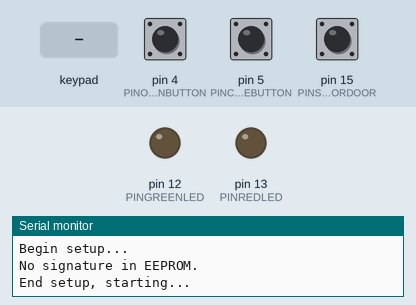
Simulated run of this sketch. Board: Arduino Uno, built with avr-gcc and run on an emulated ATmega328P. Shown: output pins drawn as LEDs (lit = HIGH), the last lines printed to the serial monitor. Wiring (inferred from the signals the program sends): 3×3 keypad with keys 1 2 3 4 5 6 7 8 9: rows pin 9, pin 10, pin 11; columns pin 6, pin 7, pin 8. The test bench sets the inputs (shaded band); at power-on: pin 4 (PINOPENBUTTON) HIGH, pin 5 (PINCLOSEBUTTON) HIGH, pin 15 (PINSENSORDOOR) HIGH. EEPROM starts erased; pins used as bus, display or sensor lines are not drawn.

Above: at 1.2 s.
1.3 s: keypad keys 1 2 3 4 pressed 0.4 s apart
At 3.2 s:
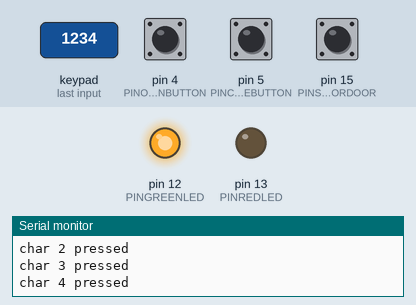
5.9 s: key '5' pressed
At 7.5 s:
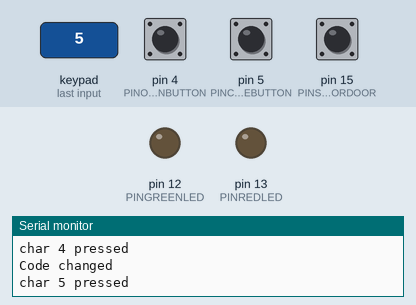
8.9 s: pin 4 (PINOPENBUTTON) pulled LOW for 3.2 s
At 13.4 s:
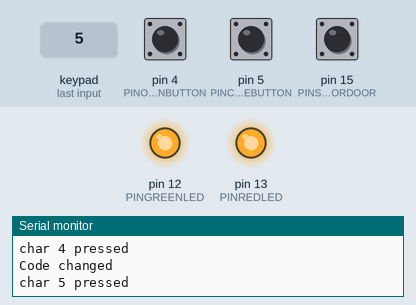
15.1 s: key '6' pressed
At 15.7 s:
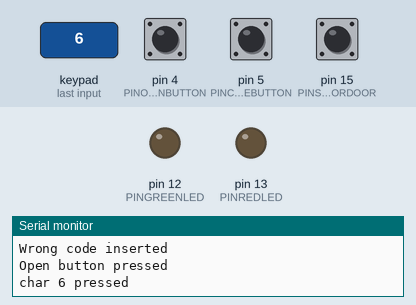
18.1 s: pin 5 (PINCLOSEBUTTON) pulled LOW for 0.15 s
At 18.18 s:
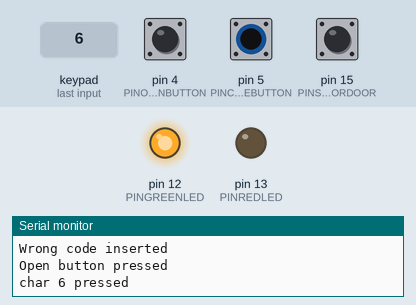
21.2 s: pin 5 (PINCLOSEBUTTON) pulled LOW for 1 s
At 21.6 s:
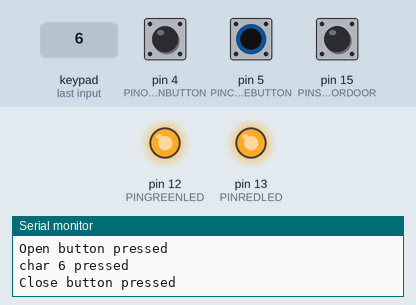
Timing chart, 0 to 25.8 s (numbered marks = the images above; inputs shaded):
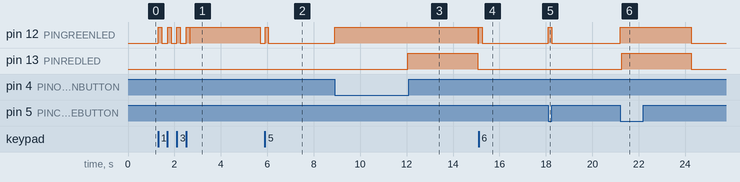

Measured:
- after the input at 1.3 s, pin 12 (PINGREENLED): goes 3 × (HIGH 0.15 s, LOW 0.26 s), HIGH 0.15 s, LOW 0.03 s, HIGH 3.0 s, then LOW, starting at once
- after the input at 5.9 s, pin 12 (PINGREENLED): LOW → HIGH at once, → LOW 0.15 s later
- after the input at 8.9 s, pin 12 (PINGREENLED): LOW → HIGH at once, → LOW 6.1 s later
- after the input at 15.1 s, pin 12 (PINGREENLED): LOW → HIGH at once, → LOW 0.15 s later
- after the input at 18.1 s, pin 12 (PINGREENLED): LOW → HIGH at once, → LOW 0.15 s later
- after the input at 21.2 s, pin 12 (PINGREENLED): LOW → HIGH at once, → LOW 3.0 s later

The sketch:

DoorLocker.ino
```cpp
#include <Arduino.h>
#include "Keypad.h"
#include "Locker.h"
#include "PushButton.h"
#include "LogicalDoor.h"

#define COLS 3              // cols of keypad outside the door
#define ROWS 3              // rows of keypad outside the door

// definition of PIN used by sensors/motorns/etc...
#define PINREDLED       13  // redled
#define PINGREENLED     12  // green led
#define PINYELLOWLED     3  // yellow led
#define PINOPENBUTTON    4  // open button
#define PINCLOSEBUTTON   5  // close button
#define PINSENSORKEY    14  // sensor of lock key, end of run sensor
#define PINSENSORDOOR   15  // sensor at door, senses open/close
#define PINSERVO         2  // pin used to control the servo

byte output[ROWS] = { 9, 10, 11 };    // ROWS    - OUTPUT
byte input[COLS]  = { 6,  7,  8 };    // COLUMNS - INPUT_PULLUP

char keyMap[ROWS][COLS] = { { '1', '2', '3' } ,
                            { '4', '5', '6' } ,
                            { '7', '8', '9' } };


//objects used in this scketch
Keypad      *kp      = NULL;
Locker      *lk      = NULL;
PushButton  *btOpen  = NULL;
PushButton  *btClose = NULL;
LogicalDoor *theDoor = NULL;

void setup() {
  Serial.begin(9600);
  Serial.println("Begin setup...");

  // initialization
  kp      = new Keypad((char *)keyMap,output,input,ROWS,COLS,PINGREENLED,Keypad::NOPIN);
  lk      = new Locker(kp,PINREDLED,PINGREENLED);
  btClose = new PushButton(PINCLOSEBUTTON,PINGREENLED);
  btOpen  = new PushButton(PINOPENBUTTON,PINGREENLED);
  theDoor = new LogicalDoor(PINSERVO,PINGREENLED,PINREDLED,PINSENSORDOOR,PINSENSORKEY);
  // end initialization

  Serial.println("End setup, starting...");
}


void loop() {

    switch(lk->Loop()) {
        // all possible returns are listed just for matter of documentation
        case Locker::NOTHING:
            break;

        case Locker::CODECHANGED:
            Serial.println("Code changed");
            break;

        case Locker::WRONGCODE:
            Serial.println("Wrong code inserted");
            break;

        case Locker::SUCCESS:
            Serial.println("Correct code inserted");
            theDoor->OpenDoor();
            break;
    }


  if(btClose->Loop()) {
    Serial.println("Close button pressed");
    theDoor->CloseDoor();
  }


  if(btOpen->Loop()) {
    Serial.println("Open button pressed");
    theDoor->OpenDoor();
  }

    delay(15);
}
```

Locker.cpp
```cpp
#include <Arduino.h>
#include <EEPROM.h>
#include "Keypad.h"
#include "Locker.h"

#define EEPROMSIGNLEN   6        // lenght of EEPROM signature text
#define WAITFORKEYSTIMEOUT  6000 // seconds to wait until timeout, reset at each key pressed
#define VISUALFEEDBACKDELAY 3000 // delay for visual feedback on error/success


// this is the signature that must be found in EEPROM in order
// to get rid of random values coming from uninitialized memory
static byte EEPROMSignature[EEPROMSIGNLEN] = {'L','O','C','K','E','R' };


Locker::Locker(Keypad *kpad,byte errorPin, byte successPin) {
    // move input values into class variables, and make
    // needed initializations
    pad = kpad;             // this is the pointer to keypad matrix object
    secretIndex = 0;        // this points to the next chat to read in order to form the secret code
    pinError = errorPin;    // pin number used to provide visual feedback for errors
    pinSuccess = successPin;// pin number used to provide visual feedback for success

    // initialize the pins, only if they are valid pin numbers
    if(errorPin!=Locker::NOPIN) pinMode(errorPin,OUTPUT);
    if(successPin!=Locker::NOPIN) pinMode(successPin,OUTPUT);

    int i; //this variable is used by two subsequent for-loops

    // check EEPROM signature and retrieve secret code
    for(i=0;i<6;i++) if(EEPROMSignature[i] != EEPROM.read(i)) {
      Serial.println("No signature in EEPROM.");
      hasSecretCode = false;
      return;
    }

    // if the execution flow until this point, it means that there is
    // a valid signature (with secret code) in EEPROM, then we retrieve it
    Serial.println("Signature found.");
    Serial.print("Secret code is: ");

    // found signature, read the secret code following the signature
    for(/*initial i value comes previous for loop*/ ;i-EEPROMSIGNLEN<SCODELEN;i++) {
            secretCode[i-EEPROMSIGNLEN] = EEPROM.read(i);
            Serial.print(secretCode[i-EEPROMSIGNLEN]);
    }
    Serial.println(".");
}


Locker::LockerReturns Locker::Loop() {
    char c;

    if((c = pad->Keypress()) != Keypad::NOCHAR) {

      Serial.print("char ");
      Serial.print(c);
      Serial.println(" pressed");

        if(stat == Locker::KEYIDLE){
            // we are at the beginning of a new input, let's prepare things
            // set the current state of the locker...
            stat = Locker::KEYINPUT;
            secretIndex = 0;
        }

        // every new key pressed, the locker allows the user to wait additional 5 seconds
        // until it considers the sequence terminated and the process aborted
        waitTime = millis()+WAITFORKEYSTIMEOUT;

        // store the key pressed in a temporary array for next use
        secretTest[secretIndex] = c;
        secretIndex++;

        if(secretIndex>=SCODELEN) {
            // we have collected enough chars that allows to check if the secret code is correct
            // if the secrect code is initialized will do the check, otherwise will use the code
            // as the new secrect code and we store it into EEPROM
            if(!hasSecretCode) {
                // noexisting secrect code, we use this one as the new secret code
                int i; // i variable used in next two for-loop
                for(i=0;i<EEPROMSIGNLEN;i++) EEPROM.write(i,EEPROMSignature[i]);
                for(/*initial i value from previous for-loop*/ ;i-EEPROMSIGNLEN<SCODELEN;i++) {
                    secretCode[i-EEPROMSIGNLEN] = secretTest[i-EEPROMSIGNLEN];
                    EEPROM.write(i,secretTest[i-EEPROMSIGNLEN]);
                }
                // now we have a secret code
                vFeedback(pinSuccess);
                hasSecretCode = true;
                secretIndex = 0;
                stat = Locker::KEYIDLE;
                return Locker::CODECHANGED;
            }

            // because we have a secret code then we
            // check if the secrect code inserted is correct or not
            for(int i=0;i<SCODELEN;i++)
                if(secretCode[i]!=secretTest[i]) {
                    // wrong code, reset all for next try
                    vFeedback(pinError);
                    secretIndex = 0;
                    stat = Locker::KEYIDLE;
                    return Locker::WRONGCODE;
                }

            // if the execution flows here, it means that we have a match
            // reset everithing for next run and return success
            vFeedback(pinSuccess);
            secretIndex = 0;
            stat = Locker::KEYIDLE;
            return Locker::SUCCESS;
        }

        // a key was pressed but the locker not collected already enought characters
        // to check the secret key, so it returns NOTHING
        return Locker::NOTHING;
    }

    // no key pressed, we need to check if the timeout has expired during a sequence
    // of input, if no sequence in progress, there is no need to signal wrong code event
    if(stat==Locker::KEYINPUT && waitTime<millis()) {
        // timeout expired, we treat this as a wrong secret key, we return
        // a wrongcode signal and we reset all to get ready for next sequence
        vFeedback(pinError);
        secretIndex = 0;
        stat = Locker::KEYIDLE;
        return Locker::WRONGCODE;
    }

    return Locker::NOTHING;
}


void Locker::ResetSecretCode() {
    // by putting the following variable to false we say that the secret code
    // stored in EEPROM is no more valid, during the next Loop function, the Locker
    // will ask for a new code that it will substitute the erased one
    hasSecretCode  = false;
}


void Locker::vFeedback(byte pin) {
    if(pin!= Locker::NOPIN) {
        digitalWrite(pin,HIGH);
        delay(VISUALFEEDBACKDELAY);
        digitalWrite(pin,LOW);
    }
}
```

Locker.h
```cpp
// ====================================================================================
// LOCKER
//
// A class to implement a locker mechanism. The lock/unlock is executed via a secret
// code that must be inserted using a pushbutton matrix handled via Keypad class
//
// The Keypad class must be a 3x3 matrix that detects numbers from 1 to 9 used to
// create the secret code. The secret code is stored in EPROM.
// ====================================================================================


#if !defined(LOCKER_H)
#define LOCKER_H
#include "Keypad.h"

#define SCODELEN 4              // lenght of secret code in characters, increase to make a strong code


class Locker {
    private:
        Keypad *pad;                    // pointer to a Keypad object well initialized
        char    secretCode[SCODELEN];   // secret code retrieved and stored on EEPROM
        char    secretTest[SCODELEN];   // will be filled by the character inserted by the user
        byte    secretIndex;            // index in the secretTest array, incremented at each char received

        byte    stat;                   // status of the Locker
        unsigned long waitTime;         // timer used to avoid waiting forever for a secret code
        boolean hasSecretCode;          // flag to know if the secret code is initialized in EEPROM

        byte    pinError;               // already initialized pin for providing visual feedback, optional
        byte    pinSuccess;             // already initialized pin for providing visual feedback, optional

        static const byte KEYIDLE = -1; // waiting for keys
        static const byte KEYINPUT = 1; // at least one key received, waiting for next keys

        void vFeedback(byte pin);       // function that privides visual feedback on success and failure

   public:
        enum LockerReturns {
            NOTHING       = -1,         // nothing happened at locker
            WRONGCODE     =  0,         // the user made attempt with a wrong code, or timeout expired
            SUCCESS       =  1,         // the user inserted the right code
            CODECHANGED   =  2          // successfully we changed the secret code and store in EEPROM
        };

        static const byte NOPIN   = (byte)-1;

        // constructor, it needs a Keypad object to run and optional two pins with led attached
        // in order to provide viausl feedback, the pins will be initialized as OUTPUT
        Locker(Keypad *kpad,byte errorPin=NOPIN, byte successPin=NOPIN);
        Locker::LockerReturns Loop();   // main loop, it returns the status of the locker if changed
        void ResetSecretCode();         // delete the secrect code, the Locker will wait for a new code
};

#endif
```

LogicalDoor.cpp
```cpp
#include <Arduino.h>
#include <Servo.h>
#include "LogicalDoor.h"

#define SERVOOPENMOV    180
#define SERVOCLOSEMOV     0
#define SERVOSTOPMOV     90

#define FLASHINTERVAL   500 // during open/close the visual feedback flash leds, this is the interval
#define MAXSERVOTIME  10000 // the servo can't run more than this, if this time is reached an error occurs

LogicalDoor::LogicalDoor(byte servoPin, byte openLedPin, byte closeLedPin, byte sensorDoorPin, byte sensorKeyPin) {
    // copy input values in internal parameters
    pinServo      = servoPin;
    pinOpenLed    = openLedPin;
    pinCloseLed   = closeLedPin;
    pinSensorDoor = sensorDoorPin;
    pinSensorKey  = sensorKeyPin;

    // initialize internal variables
    myServo = new Servo();

    // initialize pins, if not already initialized
    pinMode(pinOpenLed,OUTPUT);
    pinMode(pinCloseLed,OUTPUT);
    pinMode(pinSensorDoor,INPUT_PULLUP);
    pinMode(pinSensorKey,INPUT_PULLUP);
}

bool LogicalDoor::OpenDoor(void){
    // first check consistency between the command requested and the
    // in order to open the door
    // *** the door must be closed
    // *** the lock must be close

    if(isDoorClosed() && isLockClosed()) {
        // attach the servo and send open command until the isLockClosed fires false
        // in the meanwhile enable visual feedback
        unsigned long tmp   = millis();
        unsigned long guard = millis();
        bool onoff          = true;

        myServo->attach(pinServo);

        while(isLockClosed()) {
            digitalWrite(pinOpenLed,onoff ? HIGH : LOW);
            myServo->write(SERVOOPENMOV);
            if(tmp+FLASHINTERVAL<millis()) {
                onoff = !onoff;
                tmp = millis();
            }

            // security check
            if(guard+MAXSERVOTIME<millis()) {
                // the servo ran too much time, better to stop it
                digitalWrite(pinOpenLed,LOW);
                myServo->write(SERVOSTOPMOV);
                myServo->detach();
                return false;
            }
        }

        // ok now the lock is open, can free resources and return
        digitalWrite(pinOpenLed,LOW);
        myServo->write(SERVOSTOPMOV);
        myServo->detach();
        return true;
    }

    // if the execution flow enters in this segment
    // it means that the command is not executed
    return false;
}


bool LogicalDoor::CloseDoor(void){
}


bool LogicalDoor::isDoorClosed(void) {
    // check door sensor and return the result
    // if  sensor fires it means that the door is closed
    // remember that PULULP pins return values are the opposite of normal INOUT pins
    return (digitalRead(pinSensorDoor) == LOW) ? true : false;
}


bool LogicalDoor::isLockClosed(void) {
    // check lock key sensor and return the result
    // if sensor fires it means that the lock key is open
    // remember that PULULP pins return values are the opposite of normal INOUT pins
    return (digitalRead(pinSensorKey) == LOW) ? false : true;
}
```

LogicalDoor.h
```cpp
#if !defined(LOGICALDOOR_H)
#define LOGICALDOOR_H

#include <Arduino.h>
#include <Servo.h>


class LogicalDoor {
    private:
        byte pinSensorKey;  // pin used by sensor on the keylock
        byte pinSensorDoor; // pin used by the sensor on the door
        byte pinOpenLed;    // pin used by a led associated to open door movements
        byte pinCloseLed;   // pin used by a led associated to close door movements
        byte pinServo;      // pin to manage the servo
        Servo *myServo;     // the servo itself

        bool doorclosed;    // represents the current state of phisical door according to sensors
        bool lockclosed;    // represents the current state of phisical door according to sensors

    public:
        LogicalDoor(byte servoPin, byte openLedPin, byte closeLedPin, byte sensorDoorPin, byte sensorKeyPin);
        bool OpenDoor(void);
        bool CloseDoor(void);

        bool isDoorClosed(void); // true if the door sensor reports that the door is closed
        bool isLockClosed(void); // true if the lock sensor reports that is open

};


#endif
```

PushButton.cpp
```cpp
#include <Arduino.h>
#include "PushButton.h"


PushButton::PushButton(byte pinButton, byte pinFeedback) {
    pinButt = pinButton;
    pinFbck = pinFeedback;
    keydown = false;

    pinMode(pinButt,INPUT_PULLUP);
    if(pinFbck!=PushButton::NOPIN) pinMode(pinFbck,OUTPUT);
}


bool PushButton::Loop() {
    if(keydown) {
        if(digitalRead(pinButt)==HIGH) {
            // the key was pressed and now has been released
            // generate the keypress event
            keydown = false;
            if(pinFbck!=PushButton::NOPIN) digitalWrite(pinFbck,LOW);
            return true;
        }

        // if the execution flows reach this point it means that the
        // key is still down, return nothing
        return false;
    }

    // if execution flow reach this point, no keydown in progress, we need
    // to check if the button is pressed or not

    if(digitalRead(pinButt)==LOW) { // button is pressed, start keydown management
        keydown = true;
        if(pinFbck!=PushButton::NOPIN) digitalWrite(pinFbck,HIGH);
        return false;
    }

    return false;
}
```

PushButton.h
```cpp
#if !defined(PUSHBUTTON_H)
#define PUSHBUTTON_H


class PushButton {
private:
        byte pinButt;   // pin associated to the button, will be initialized as INPUT_PULLUP
        byte pinFbck;   // pin associated to visual feedback for the button, can be NOPIN
        bool keydown;   // this will be true when the button is hold pressed by user

    public:
        static byte const NOPIN = (byte)-1;

        PushButton(byte pinButton,byte pinFeedback=NOPIN);
        bool Loop(); // return TRUE if the key was pressed, FALSE otherwhise
};


#endif
```

Source omitted: Keypad.cpp (3536 bytes), Keypad.h (1892 bytes)
